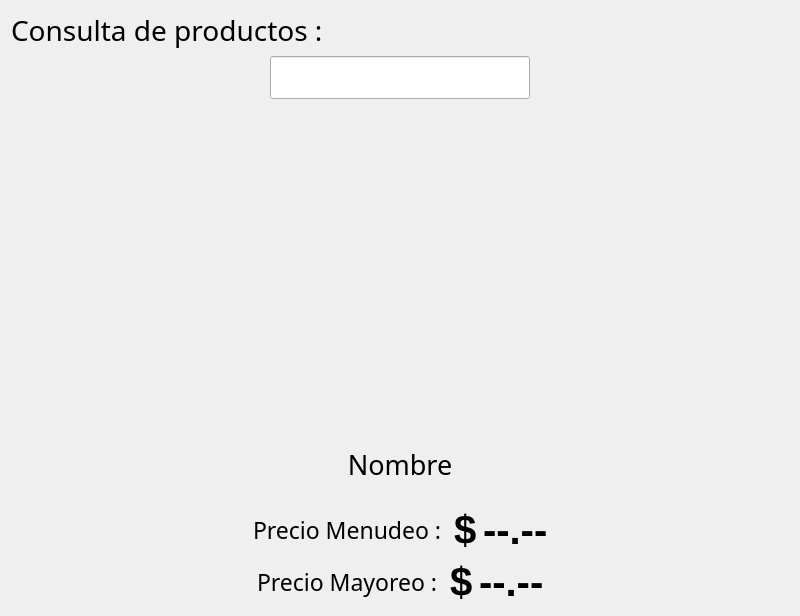
<?xml version="1.0" encoding="UTF-8"?>
<ui version="4.0">
 <class>Consulta</class>
 <widget class="QWidget" name="Consulta">
  <property name="geometry">
   <rect>
    <x>0</x>
    <y>0</y>
    <width>800</width>
    <height>616</height>
   </rect>
  </property>
  <property name="windowTitle">
   <string>Consulta</string>
  </property>
  <layout class="QVBoxLayout" name="verticalLayout_2">
   <item>
    <layout class="QVBoxLayout" name="verticalLayout">
     <item>
      <widget class="QLabel" name="label_7">
       <property name="font">
        <font>
         <family>Century Gothic</family>
         <pointsize>21</pointsize>
        </font>
       </property>
       <property name="text">
        <string>Consulta de productos : </string>
       </property>
      </widget>
     </item>
     <item>
      <layout class="QHBoxLayout" name="horizontalLayout">
       <item>
        <spacer name="horizontalSpacer_7">
         <property name="orientation">
          <enum>Qt::Horizontal</enum>
         </property>
         <property name="sizeHint" stdset="0">
          <size>
           <width>40</width>
           <height>20</height>
          </size>
         </property>
        </spacer>
       </item>
       <item>
        <widget class="QLineEdit" name="input">
         <property name="font">
          <font>
           <family>Century Gothic</family>
           <pointsize>19</pointsize>
          </font>
         </property>
        </widget>
       </item>
       <item>
        <spacer name="horizontalSpacer_8">
         <property name="orientation">
          <enum>Qt::Horizontal</enum>
         </property>
         <property name="sizeHint" stdset="0">
          <size>
           <width>40</width>
           <height>20</height>
          </size>
         </property>
        </spacer>
       </item>
      </layout>
     </item>
     <item>
      <spacer name="verticalSpacer_3">
       <property name="orientation">
        <enum>Qt::Vertical</enum>
       </property>
       <property name="sizeHint" stdset="0">
        <size>
         <width>20</width>
         <height>40</height>
        </size>
       </property>
      </spacer>
     </item>
     <item>
      <layout class="QHBoxLayout" name="horizontalLayout_2">
       <item>
        <spacer name="horizontalSpacer_5">
         <property name="orientation">
          <enum>Qt::Horizontal</enum>
         </property>
         <property name="sizeHint" stdset="0">
          <size>
           <width>40</width>
           <height>20</height>
          </size>
         </property>
        </spacer>
       </item>
       <item>
        <widget class="QLabel" name="etiqueta_imagen">
         <property name="sizePolicy">
          <sizepolicy hsizetype="Fixed" vsizetype="Fixed">
           <horstretch>0</horstretch>
           <verstretch>0</verstretch>
          </sizepolicy>
         </property>
         <property name="minimumSize">
          <size>
           <width>300</width>
           <height>300</height>
          </size>
         </property>
         <property name="text">
          <string/>
         </property>
         <property name="pixmap">
          <pixmap resource="images.qrc">:/images/lupa.png</pixmap>
         </property>
         <property name="scaledContents">
          <bool>false</bool>
         </property>
         <property name="alignment">
          <set>Qt::AlignCenter</set>
         </property>
         <property name="wordWrap">
          <bool>false</bool>
         </property>
        </widget>
       </item>
       <item>
        <spacer name="horizontalSpacer_6">
         <property name="orientation">
          <enum>Qt::Horizontal</enum>
         </property>
         <property name="sizeHint" stdset="0">
          <size>
           <width>40</width>
           <height>20</height>
          </size>
         </property>
        </spacer>
       </item>
      </layout>
     </item>
     <item>
      <spacer name="verticalSpacer">
       <property name="orientation">
        <enum>Qt::Vertical</enum>
       </property>
       <property name="sizeHint" stdset="0">
        <size>
         <width>20</width>
         <height>40</height>
        </size>
       </property>
      </spacer>
     </item>
     <item>
      <widget class="QLabel" name="etiqueta_nombre">
       <property name="font">
        <font>
         <family>Century Gothic</family>
         <pointsize>20</pointsize>
        </font>
       </property>
       <property name="text">
        <string>Nombre</string>
       </property>
       <property name="alignment">
        <set>Qt::AlignCenter</set>
       </property>
      </widget>
     </item>
     <item>
      <spacer name="verticalSpacer_2">
       <property name="orientation">
        <enum>Qt::Vertical</enum>
       </property>
       <property name="sizeHint" stdset="0">
        <size>
         <width>20</width>
         <height>40</height>
        </size>
       </property>
      </spacer>
     </item>
     <item>
      <layout class="QHBoxLayout" name="horizontalLayout_4">
       <item>
        <spacer name="horizontalSpacer">
         <property name="orientation">
          <enum>Qt::Horizontal</enum>
         </property>
         <property name="sizeHint" stdset="0">
          <size>
           <width>40</width>
           <height>20</height>
          </size>
         </property>
        </spacer>
       </item>
       <item>
        <widget class="QLabel" name="label_6">
         <property name="font">
          <font>
           <family>Century Gothic</family>
           <pointsize>17</pointsize>
          </font>
         </property>
         <property name="text">
          <string>Precio Menudeo : </string>
         </property>
        </widget>
       </item>
       <item>
        <widget class="QLabel" name="label">
         <property name="font">
          <font>
           <pointsize>30</pointsize>
           <bold>true</bold>
          </font>
         </property>
         <property name="text">
          <string>$</string>
         </property>
        </widget>
       </item>
       <item>
        <widget class="QLabel" name="etiqueta_precio1">
         <property name="font">
          <font>
           <pointsize>30</pointsize>
           <bold>true</bold>
          </font>
         </property>
         <property name="text">
          <string>--.--</string>
         </property>
        </widget>
       </item>
       <item>
        <spacer name="horizontalSpacer_3">
         <property name="orientation">
          <enum>Qt::Horizontal</enum>
         </property>
         <property name="sizeHint" stdset="0">
          <size>
           <width>40</width>
           <height>20</height>
          </size>
         </property>
        </spacer>
       </item>
      </layout>
     </item>
     <item>
      <layout class="QHBoxLayout" name="horizontalLayout_3">
       <item>
        <spacer name="horizontalSpacer_2">
         <property name="orientation">
          <enum>Qt::Horizontal</enum>
         </property>
         <property name="sizeHint" stdset="0">
          <size>
           <width>40</width>
           <height>20</height>
          </size>
         </property>
        </spacer>
       </item>
       <item>
        <widget class="QLabel" name="etiqueta_precio2_texto">
         <property name="font">
          <font>
           <family>Century Gothic</family>
           <pointsize>17</pointsize>
          </font>
         </property>
         <property name="text">
          <string>Precio Mayoreo : </string>
         </property>
        </widget>
       </item>
       <item>
        <widget class="QLabel" name="etiqueta_precio2_signo">
         <property name="font">
          <font>
           <pointsize>30</pointsize>
           <bold>true</bold>
          </font>
         </property>
         <property name="text">
          <string>$</string>
         </property>
        </widget>
       </item>
       <item>
        <widget class="QLabel" name="etiqueta_precio2">
         <property name="font">
          <font>
           <pointsize>30</pointsize>
           <bold>true</bold>
          </font>
         </property>
         <property name="text">
          <string>--.--</string>
         </property>
        </widget>
       </item>
       <item>
        <spacer name="horizontalSpacer_4">
         <property name="orientation">
          <enum>Qt::Horizontal</enum>
         </property>
         <property name="sizeHint" stdset="0">
          <size>
           <width>40</width>
           <height>20</height>
          </size>
         </property>
        </spacer>
       </item>
      </layout>
     </item>
    </layout>
   </item>
  </layout>
 </widget>
 <resources>
  <include location="images.qrc"/>
 </resources>
 <connections/>
</ui>
